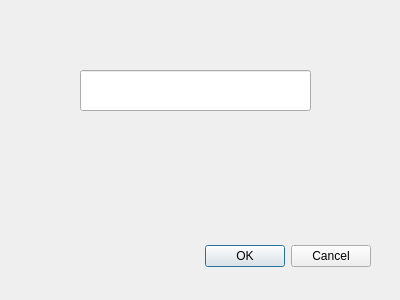
<?xml version="1.0" encoding="UTF-8"?>
<ui version="4.0">
 <class>Dialog</class>
 <widget class="QDialog" name="Dialog">
  <property name="geometry">
   <rect>
    <x>0</x>
    <y>0</y>
    <width>400</width>
    <height>300</height>
   </rect>
  </property>
  <property name="windowTitle">
   <string>Dialog</string>
  </property>
  <widget class="QDialogButtonBox" name="buttonBox">
   <property name="geometry">
    <rect>
     <x>30</x>
     <y>240</y>
     <width>341</width>
     <height>32</height>
    </rect>
   </property>
   <property name="orientation">
    <enum>Qt::Horizontal</enum>
   </property>
   <property name="standardButtons">
    <set>QDialogButtonBox::Cancel|QDialogButtonBox::Ok</set>
   </property>
  </widget>
  <widget class="QLineEdit" name="lineEdit">
   <property name="geometry">
    <rect>
     <x>80</x>
     <y>70</y>
     <width>231</width>
     <height>41</height>
    </rect>
   </property>
  </widget>
 </widget>
 <resources/>
 <connections>
  <connection>
   <sender>buttonBox</sender>
   <signal>accepted()</signal>
   <receiver>Dialog</receiver>
   <slot>accept()</slot>
   <hints>
    <hint type="sourcelabel">
     <x>248</x>
     <y>254</y>
    </hint>
    <hint type="destinationlabel">
     <x>157</x>
     <y>274</y>
    </hint>
   </hints>
  </connection>
  <connection>
   <sender>buttonBox</sender>
   <signal>rejected()</signal>
   <receiver>Dialog</receiver>
   <slot>reject()</slot>
   <hints>
    <hint type="sourcelabel">
     <x>316</x>
     <y>260</y>
    </hint>
    <hint type="destinationlabel">
     <x>286</x>
     <y>274</y>
    </hint>
   </hints>
  </connection>
 </connections>
</ui>
